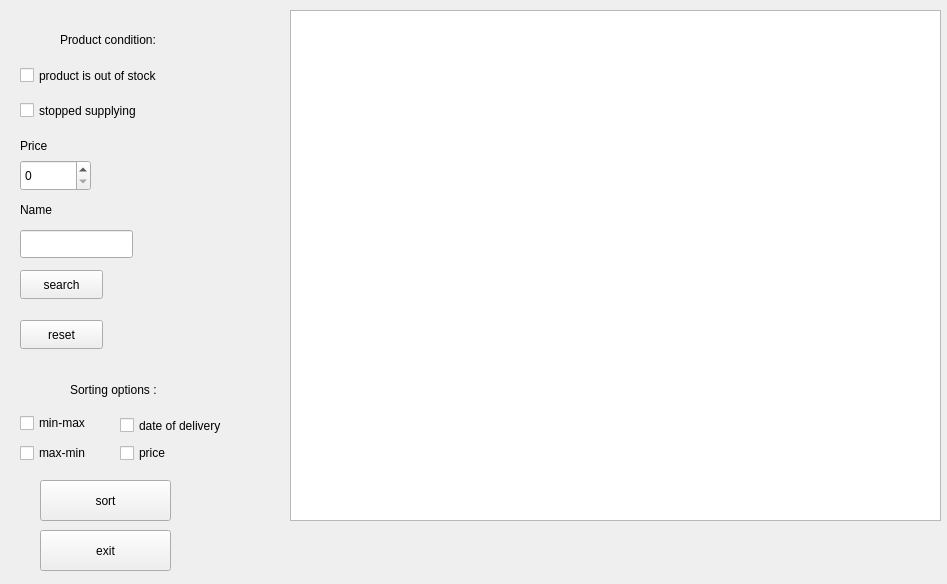
<?xml version="1.0" encoding="UTF-8"?>
<ui version="4.0">
 <class>SearchWindow</class>
 <widget class="QWidget" name="SearchWindow">
  <property name="geometry">
   <rect>
    <x>0</x>
    <y>0</y>
    <width>947</width>
    <height>584</height>
   </rect>
  </property>
  <property name="windowTitle">
   <string>SearchWindow</string>
  </property>
  <widget class="QPushButton" name="pushButton_exit">
   <property name="geometry">
    <rect>
     <x>40</x>
     <y>530</y>
     <width>131</width>
     <height>41</height>
    </rect>
   </property>
   <property name="text">
    <string>exit</string>
   </property>
  </widget>
  <widget class="QTableView" name="tableView">
   <property name="geometry">
    <rect>
     <x>290</x>
     <y>10</y>
     <width>651</width>
     <height>511</height>
    </rect>
   </property>
  </widget>
  <widget class="QCheckBox" name="checkBox_tovar">
   <property name="geometry">
    <rect>
     <x>20</x>
     <y>60</y>
     <width>181</width>
     <height>31</height>
    </rect>
   </property>
   <property name="text">
    <string>product is out of stock</string>
   </property>
  </widget>
  <widget class="QCheckBox" name="checkBox_stop">
   <property name="geometry">
    <rect>
     <x>20</x>
     <y>90</y>
     <width>181</width>
     <height>41</height>
    </rect>
   </property>
   <property name="text">
    <string>stopped supplying</string>
   </property>
  </widget>
  <widget class="QPushButton" name="Search_clicked">
   <property name="geometry">
    <rect>
     <x>20</x>
     <y>270</y>
     <width>83</width>
     <height>29</height>
    </rect>
   </property>
   <property name="text">
    <string>search</string>
   </property>
  </widget>
  <widget class="QPushButton" name="pushButton_reset">
   <property name="geometry">
    <rect>
     <x>20</x>
     <y>320</y>
     <width>83</width>
     <height>29</height>
    </rect>
   </property>
   <property name="text">
    <string>reset</string>
   </property>
  </widget>
  <widget class="QSpinBox" name="spinBox_price">
   <property name="geometry">
    <rect>
     <x>20</x>
     <y>160</y>
     <width>71</width>
     <height>31</height>
    </rect>
   </property>
  </widget>
  <widget class="QLabel" name="label">
   <property name="geometry">
    <rect>
     <x>20</x>
     <y>130</y>
     <width>71</width>
     <height>31</height>
    </rect>
   </property>
   <property name="text">
    <string>Price</string>
   </property>
  </widget>
  <widget class="QLabel" name="label_2">
   <property name="geometry">
    <rect>
     <x>20</x>
     <y>200</y>
     <width>63</width>
     <height>20</height>
    </rect>
   </property>
   <property name="text">
    <string>Name</string>
   </property>
  </widget>
  <widget class="QLineEdit" name="lineEdit_name">
   <property name="geometry">
    <rect>
     <x>20</x>
     <y>230</y>
     <width>113</width>
     <height>28</height>
    </rect>
   </property>
  </widget>
  <widget class="QCheckBox" name="checkBox_data">
   <property name="geometry">
    <rect>
     <x>120</x>
     <y>410</y>
     <width>131</width>
     <height>31</height>
    </rect>
   </property>
   <property name="text">
    <string>date of delivery</string>
   </property>
  </widget>
  <widget class="QCheckBox" name="checkBox_price">
   <property name="geometry">
    <rect>
     <x>120</x>
     <y>440</y>
     <width>93</width>
     <height>26</height>
    </rect>
   </property>
   <property name="text">
    <string>price</string>
   </property>
  </widget>
  <widget class="QPushButton" name="sortButton">
   <property name="geometry">
    <rect>
     <x>40</x>
     <y>480</y>
     <width>131</width>
     <height>41</height>
    </rect>
   </property>
   <property name="text">
    <string>sort</string>
   </property>
  </widget>
  <widget class="QCheckBox" name="checkBoxminmax">
   <property name="geometry">
    <rect>
     <x>20</x>
     <y>410</y>
     <width>93</width>
     <height>26</height>
    </rect>
   </property>
   <property name="text">
    <string>min-max</string>
   </property>
  </widget>
  <widget class="QCheckBox" name="checkBox_maxmin">
   <property name="geometry">
    <rect>
     <x>20</x>
     <y>440</y>
     <width>93</width>
     <height>26</height>
    </rect>
   </property>
   <property name="text">
    <string>max-min</string>
   </property>
  </widget>
  <widget class="QLabel" name="label_3">
   <property name="geometry">
    <rect>
     <x>70</x>
     <y>380</y>
     <width>111</width>
     <height>20</height>
    </rect>
   </property>
   <property name="text">
    <string>Sorting options :</string>
   </property>
  </widget>
  <widget class="QLabel" name="label_4">
   <property name="geometry">
    <rect>
     <x>60</x>
     <y>30</y>
     <width>131</width>
     <height>20</height>
    </rect>
   </property>
   <property name="text">
    <string>Product condition:</string>
   </property>
  </widget>
 </widget>
 <resources/>
 <connections/>
</ui>
